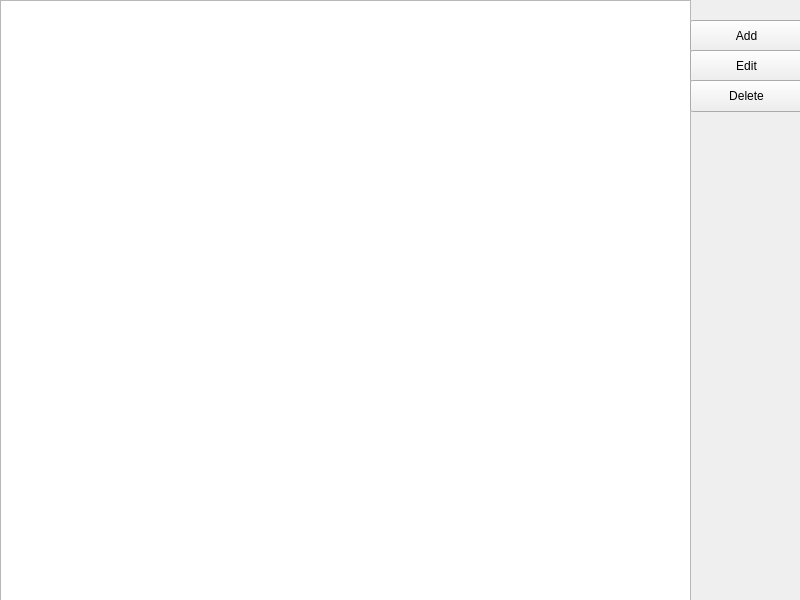
<?xml version="1.0" encoding="UTF-8"?>
<ui version="4.0">
 <class>Sources</class>
 <widget class="QMainWindow" name="Sources">
  <property name="geometry">
   <rect>
    <x>0</x>
    <y>0</y>
    <width>800</width>
    <height>600</height>
   </rect>
  </property>
  <property name="windowTitle">
   <string>MainWindow</string>
  </property>
  <widget class="QWidget" name="centralwidget">
   <widget class="QTableView" name="tableView">
    <property name="geometry">
     <rect>
      <x>0</x>
      <y>0</y>
      <width>691</width>
      <height>601</height>
     </rect>
    </property>
   </widget>
   <widget class="QPushButton" name="addButton">
    <property name="geometry">
     <rect>
      <x>690</x>
      <y>20</y>
      <width>113</width>
      <height>32</height>
     </rect>
    </property>
    <property name="text">
     <string>Add</string>
    </property>
   </widget>
   <widget class="QPushButton" name="editButton">
    <property name="geometry">
     <rect>
      <x>690</x>
      <y>50</y>
      <width>113</width>
      <height>32</height>
     </rect>
    </property>
    <property name="text">
     <string>Edit</string>
    </property>
   </widget>
   <widget class="QPushButton" name="deleteButton">
    <property name="geometry">
     <rect>
      <x>690</x>
      <y>80</y>
      <width>113</width>
      <height>32</height>
     </rect>
    </property>
    <property name="text">
     <string>Delete</string>
    </property>
   </widget>
  </widget>
 </widget>
 <resources/>
 <connections/>
</ui>
